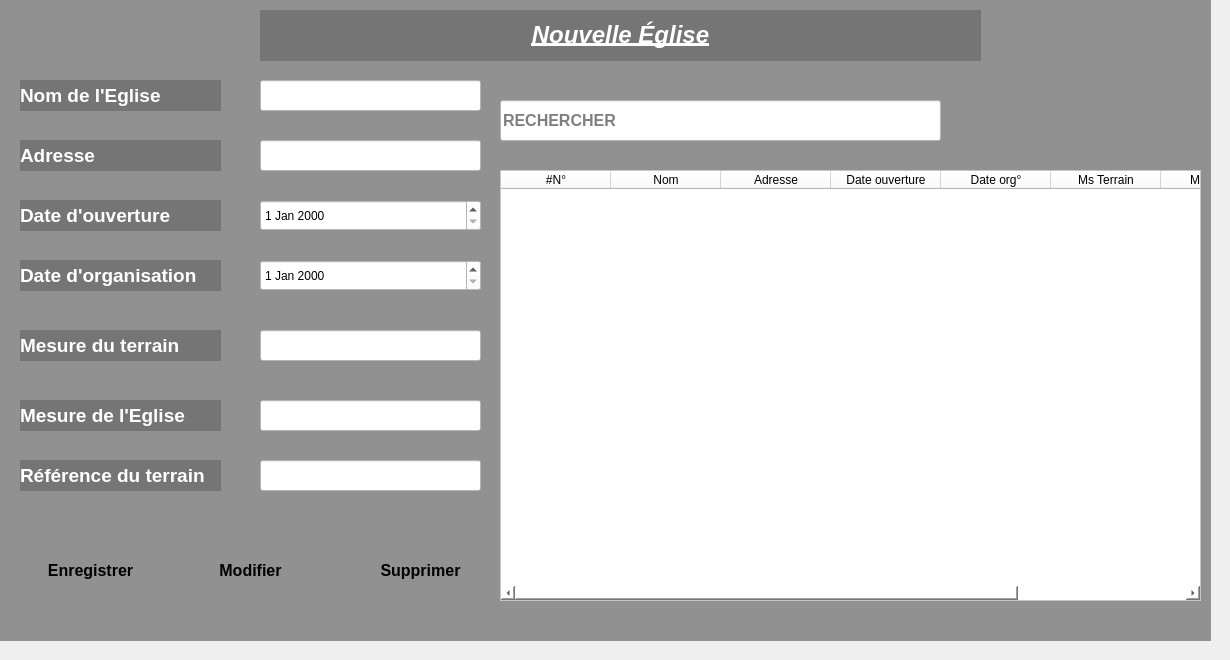
     <widget class="QWidget" name="tab_2">
      <attribute name="title">
       <string>NOUVEAU</string>
      </attribute>
      <widget class="QLabel" name="label_12">
       <property name="geometry">
        <rect>
         <x>-10</x>
         <y>-10</y>
         <width>1221</width>
         <height>651</height>
        </rect>
       </property>
       <property name="font">
        <font>
         <pointsize>8</pointsize>
        </font>
       </property>
       <property name="layoutDirection">
        <enum>Qt::LeftToRight</enum>
       </property>
       <property name="autoFillBackground">
        <bool>false</bool>
       </property>
       <property name="styleSheet">
        <string notr="true">background-color:rgba(0,0,0,100);</string>
       </property>
       <property name="text">
        <string/>
       </property>
       <property name="wordWrap">
        <bool>false</bool>
       </property>
      </widget>
      <widget class="QLineEdit" name="Text_nom_eglise">
       <property name="geometry">
        <rect>
         <x>260</x>
         <y>80</y>
         <width>221</width>
         <height>31</height>
        </rect>
       </property>
       <property name="styleSheet">
        <string notr="true">background-color:#ffffff;</string>
       </property>
      </widget>
      <widget class="QLineEdit" name="Text_Adresse_eglise">
       <property name="geometry">
        <rect>
         <x>260</x>
         <y>140</y>
         <width>221</width>
         <height>31</height>
        </rect>
       </property>
       <property name="styleSheet">
        <string notr="true">background-color:#ffffff;</string>
       </property>
      </widget>
      <widget class="QLineEdit" name="Text_mes_terrain_eglise">
       <property name="geometry">
        <rect>
         <x>260</x>
         <y>330</y>
         <width>221</width>
         <height>31</height>
        </rect>
       </property>
       <property name="styleSheet">
        <string notr="true">background-color:#ffffff;</string>
       </property>
      </widget>
      <widget class="QLineEdit" name="Text_mes_eglise">
       <property name="geometry">
        <rect>
         <x>260</x>
         <y>400</y>
         <width>221</width>
         <height>31</height>
        </rect>
       </property>
       <property name="styleSheet">
        <string notr="true">background-color:#ffffff;</string>
       </property>
      </widget>
      <widget class="QDateEdit" name="date_ouverture_eglise">
       <property name="geometry">
        <rect>
         <x>260</x>
         <y>200</y>
         <width>221</width>
         <height>31</height>
        </rect>
       </property>
       <property name="styleSheet">
        <string notr="true">background-color:#ffffff;</string>
       </property>
      </widget>
      <widget class="QLabel" name="label_13">
       <property name="geometry">
        <rect>
         <x>20</x>
         <y>80</y>
         <width>201</width>
         <height>31</height>
        </rect>
       </property>
       <property name="font">
        <font>
         <pointsize>14</pointsize>
         <weight>75</weight>
         <bold>true</bold>
        </font>
       </property>
       <property name="styleSheet">
        <string notr="true">color:white;
background-color:rgba(0,0,0,50);</string>
       </property>
       <property name="text">
        <string>Nom de l'Eglise</string>
       </property>
      </widget>
      <widget class="QLabel" name="label_14">
       <property name="geometry">
        <rect>
         <x>20</x>
         <y>140</y>
         <width>201</width>
         <height>31</height>
        </rect>
       </property>
       <property name="font">
        <font>
         <pointsize>14</pointsize>
         <weight>75</weight>
         <bold>true</bold>
        </font>
       </property>
       <property name="styleSheet">
        <string notr="true">color:white;
background-color:rgba(0,0,0,50);</string>
       </property>
       <property name="text">
        <string>Adresse</string>
       </property>
      </widget>
      <widget class="QLabel" name="label_15">
       <property name="geometry">
        <rect>
         <x>20</x>
         <y>200</y>
         <width>201</width>
         <height>31</height>
        </rect>
       </property>
       <property name="font">
        <font>
         <pointsize>14</pointsize>
         <weight>75</weight>
         <bold>true</bold>
        </font>
       </property>
       <property name="styleSheet">
        <string notr="true">color:white;
background-color:rgba(0,0,0,50);</string>
       </property>
       <property name="text">
        <string>Date d'ouverture</string>
       </property>
      </widget>
      <widget class="QLabel" name="label_16">
       <property name="geometry">
        <rect>
         <x>20</x>
         <y>260</y>
         <width>201</width>
         <height>31</height>
        </rect>
       </property>
       <property name="font">
        <font>
         <pointsize>14</pointsize>
         <weight>75</weight>
         <bold>true</bold>
        </font>
       </property>
       <property name="styleSheet">
        <string notr="true">color:white;
background-color:rgba(0,0,0,50);</string>
       </property>
       <property name="text">
        <string>Date d'organisation</string>
       </property>
      </widget>
      <widget class="QDateEdit" name="date_oraganisation_eglise">
       <property name="geometry">
        <rect>
         <x>260</x>
         <y>260</y>
         <width>221</width>
         <height>31</height>
        </rect>
       </property>
       <property name="styleSheet">
        <string notr="true">background-color:#ffffff;</string>
       </property>
      </widget>
      <widget class="QLabel" name="label_17">
       <property name="geometry">
        <rect>
         <x>20</x>
         <y>330</y>
         <width>201</width>
         <height>31</height>
        </rect>
       </property>
       <property name="font">
        <font>
         <pointsize>14</pointsize>
         <weight>75</weight>
         <bold>true</bold>
        </font>
       </property>
       <property name="styleSheet">
        <string notr="true">color:white;
background-color:rgba(0,0,0,50);</string>
       </property>
       <property name="text">
        <string>Mesure du terrain</string>
       </property>
      </widget>
      <widget class="QLabel" name="label_18">
       <property name="geometry">
        <rect>
         <x>20</x>
         <y>400</y>
         <width>201</width>
         <height>31</height>
        </rect>
       </property>
       <property name="font">
        <font>
         <pointsize>14</pointsize>
         <weight>75</weight>
         <bold>true</bold>
        </font>
       </property>
       <property name="styleSheet">
        <string notr="true">color:white;
background-color:rgba(0,0,0,50);</string>
       </property>
       <property name="text">
        <string>Mesure de l'Eglise</string>
       </property>
      </widget>
      <widget class="QLabel" name="label_19">
       <property name="geometry">
        <rect>
         <x>20</x>
         <y>460</y>
         <width>201</width>
         <height>31</height>
        </rect>
       </property>
       <property name="font">
        <font>
         <pointsize>14</pointsize>
         <weight>75</weight>
         <bold>true</bold>
        </font>
       </property>
       <property name="styleSheet">
        <string notr="true">color:white;
background-color:rgba(0,0,0,50);</string>
       </property>
       <property name="text">
        <string>Référence du terrain</string>
       </property>
      </widget>
      <widget class="QLineEdit" name="Text_Reference_terrain">
       <property name="geometry">
        <rect>
         <x>260</x>
         <y>460</y>
         <width>221</width>
         <height>31</height>
        </rect>
       </property>
       <property name="styleSheet">
        <string notr="true">background-color:#ffffff;</string>
       </property>
      </widget>
      <widget class="QLabel" name="label_20">
       <property name="geometry">
        <rect>
         <x>260</x>
         <y>10</y>
         <width>721</width>
         <height>51</height>
        </rect>
       </property>
       <property name="font">
        <font>
         <weight>75</weight>
         <bold>true</bold>
         <underline>true</underline>
         <strikeout>false</strikeout>
         <stylestrategy>PreferAntialias</stylestrategy>
         <kerning>false</kerning>
        </font>
       </property>
       <property name="styleSheet">
        <string notr="true">color:white;
background-color:rgba(0,0,0,50);
</string>
       </property>
       <property name="text">
        <string>&lt;html&gt;&lt;head/&gt;&lt;body&gt;&lt;p align=&quot;center&quot;&gt;&lt;span style=&quot; font-size:18pt; font-weight:600; font-style:italic;&quot;&gt;Nouvelle Église&lt;/span&gt;&lt;/p&gt;&lt;/body&gt;&lt;/html&gt;</string>
       </property>
      </widget>
      <widget class="QTableWidget" name="Tableau_nouvelle_Eglise">
       <property name="geometry">
        <rect>
         <x>500</x>
         <y>170</y>
         <width>701</width>
         <height>431</height>
        </rect>
       </property>
       <property name="styleSheet">
        <string notr="true">background-color:#ffffff;</string>
       </property>
       <property name="columnCount">
        <number>8</number>
       </property>
       <attribute name="horizontalHeaderMinimumSectionSize">
        <number>50</number>
       </attribute>
       <attribute name="horizontalHeaderDefaultSectionSize">
        <number>110</number>
       </attribute>
       <attribute name="verticalHeaderDefaultSectionSize">
        <number>31</number>
       </attribute>
       <column>
        <property name="text">
         <string>#N°</string>
        </property>
       </column>
       <column>
        <property name="text">
         <string>Nom</string>
        </property>
       </column>
       <column>
        <property name="text">
         <string>Adresse</string>
        </property>
       </column>
       <column>
        <property name="text">
         <string>Date ouverture</string>
        </property>
       </column>
       <column>
        <property name="text">
         <string>Date org°</string>
        </property>
       </column>
       <column>
        <property name="text">
         <string>Ms Terrain</string>
        </property>
       </column>
       <column>
        <property name="text">
         <string>Ms Eglise</string>
        </property>
       </column>
       <column>
        <property name="text">
         <string>Référence</string>
        </property>
       </column>
      </widget>
      <widget class="QPushButton" name="Ajout_nouvelle_Eglise">
       <property name="geometry">
        <rect>
         <x>20</x>
         <y>550</y>
         <width>141</width>
         <height>41</height>
        </rect>
       </property>
       <property name="font">
        <font>
         <pointsize>12</pointsize>
         <weight>75</weight>
         <bold>true</bold>
        </font>
       </property>
       <property name="styleSheet">
        <string notr="true">QPushButton#Ajout_nouvelle_Eglise {
    background: qlineargradient(x1: 0, y1: 0, x2: 0, y2: 1,
        stop: 0 #55AAFF,
        stop: 1 #FFFFFF);
    border: none;
    border-radius: 20px;
    colo r: white;
}

QPushButton#Ajout_nouvelle_Eglise:hover {
    background: qlineargradient(x1: 0, y1: 0, x2: 0, y2: 1,
        stop: 0 #55AAFF, /* Bleu clair pour le hover */
        stop: 1 #0077CC); /* Bleu un peu plus foncé pour le hover */
    color: black;
}

QPushButton#Ajout_nouvelle_Eglise:pressed {
    background: qlineargradient(x1: 0, y1: 0, x2: 0, y2: 1,
        stop: 0 #3399FF, /* Bleu clair pour le pressed */
        stop: 1 #0033AA); /* Bleu un peu plus foncé pour le pressed */
    color: green;
}
</string>
       </property>
       <property name="text">
        <string>Enregistrer</string>
       </property>
      </widget>
      <widget class="QPushButton" name="Modifier_nouvelle_eglise">
       <property name="geometry">
        <rect>
         <x>180</x>
         <y>550</y>
         <width>141</width>
         <height>41</height>
        </rect>
       </property>
       <property name="font">
        <font>
         <pointsize>12</pointsize>
         <weight>75</weight>
         <bold>true</bold>
        </font>
       </property>
       <property name="styleSheet">
        <string notr="true">QPushButton#Modifier_nouvelle_eglise {
    background: qlineargradient(x1: 0, y1: 0, x2: 0, y2: 1,
        stop: 0 #55AAFF,
        stop: 1 #FFFFFF);
    border: none;
    border-radius: 20px;
    colo r: white;
}

QPushButton#Modifier_nouvelle_eglise:hover {
    background: qlineargradient(x1: 0, y1: 0, x2: 0, y2: 1,
        stop: 0 #55AAFF, /* Bleu clair pour le hover */
        stop: 1 #0077CC); /* Bleu un peu plus foncé pour le hover */
    color: black;
}

QPushButton#Modifier_nouvelle_eglise:pressed {
    background: qlineargradient(x1: 0, y1: 0, x2: 0, y2: 1,
        stop: 0 #3399FF, /* Bleu clair pour le pressed */
        stop: 1 #0033AA); /* Bleu un peu plus foncé pour le pressed */
    color: green;
}
</string>
       </property>
       <property name="text">
        <string>Modifier</string>
       </property>
      </widget>
      <widget class="QPushButton" name="Supprimer_nouvelle_eglise">
       <property name="geometry">
        <rect>
         <x>350</x>
         <y>550</y>
         <width>141</width>
         <height>41</height>
        </rect>
       </property>
       <property name="font">
        <font>
         <pointsize>12</pointsize>
         <weight>75</weight>
         <bold>true</bold>
        </font>
       </property>
       <property name="styleSheet">
        <string notr="true">QPushButton#Supprimer_nouvelle_eglise {
    background: qlineargradient(x1: 0, y1: 0, x2: 0, y2: 1,
        stop: 0 #55AAFF,
        stop: 1 #FFFFFF);
    border: none;
    border-radius: 20px;
    colo r: white;
}

QPushButton#Supprimer_nouvelle_eglise:hover {
    background: qlineargradient(x1: 0, y1: 0, x2: 0, y2: 1,
        stop: 0 #55AAFF, /* Bleu clair pour le hover */
        stop: 1 #0077CC); /* Bleu un peu plus foncé pour le hover */
    color: black;
}

QPushButton#Supprimer_nouvelle_eglise:pressed {
    background: qlineargradient(x1: 0, y1: 0, x2: 0, y2: 1,
        stop: 0 #3399FF, /* Bleu clair pour le pressed */
        stop: 1 #0033AA); /* Bleu un peu plus foncé pour le pressed */
    color: green;
}
</string>
       </property>
       <property name="text">
        <string>Supprimer</string>
       </property>
      </widget>
      <widget class="QLineEdit" name="Text_Recherche_Nouvelle_Eglise">
       <property name="geometry">
        <rect>
         <x>500</x>
         <y>100</y>
         <width>441</width>
         <height>41</height>
        </rect>
       </property>
       <property name="font">
        <font>
         <pointsize>12</pointsize>
         <weight>75</weight>
         <bold>true</bold>
        </font>
       </property>
       <property name="styleSheet">
        <string notr="true">background-color:#ffffff;</string>
       </property>
       <property name="placeholderText">
        <string>RECHERCHER</string>
       </property>
      </widget>
     </widget>
